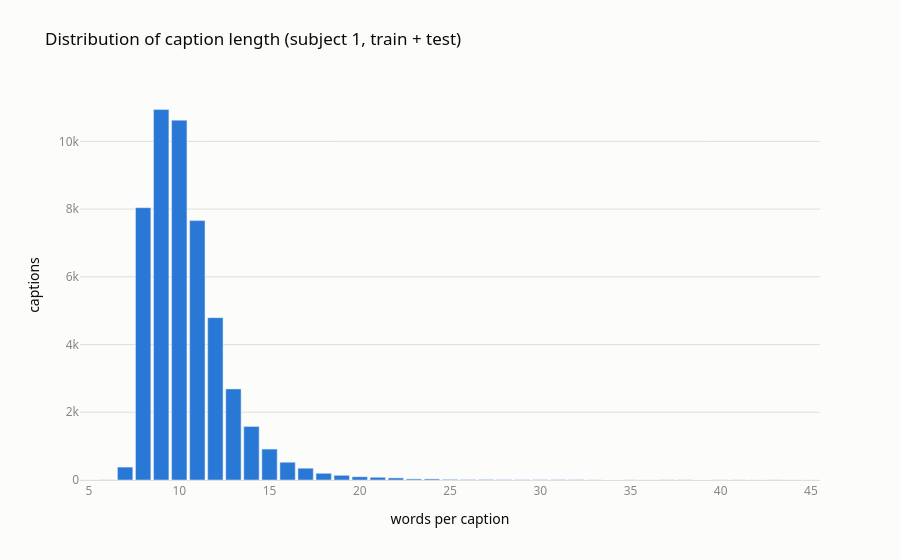

The notebook cell this image was saved under:
### Code cell
# [2.2.3] Chart: distribution of caption length
length_count = captions["n_words"].value_counts().sort_index()

fig = go.Figure()
fig.add_bar(
    x=length_count.index,
    y=length_count.values,
    marker=dict(color=BLUE),
    hovertemplate="%{x} words: %{y} captions<extra></extra>",
)
fig.update_layout(bargap=0.15)
style(fig,
      title="Distribution of caption length (subject 1, train + test)",
      xaxis_title="words per caption",
      yaxis_title="captions")
fig.show()

### Figure 1 — Plotly figure (JSON) as saved in the notebook; plotly's stock layout.template omitted (floating-point values rounded to 4 significant figures)
{"data": [{"hovertemplate": "%{x} words: %{y} captions<extra></extra>", "marker": {"color": "#2a78d6"}, "type": "bar", "x": [5, 6, 7, 8, 9, 10, 11, 12, 13, 14, 15, 16, 17, 18, 19, 20, 21, 22, 23, 24, 25, 26, 27, 28, 29, 30, 31, 32, 33, 35, 36, 37, 38, 40, 41, 42, 43, 44, 45], "y": [1, 3, 381, 8041, 10941, 10627, 7660, 4794, 2690, 1580, 913, 524, 348, 198, 138, 95, 79, 61, 31, 31, 17, 10, 12, 8, 6, 7, 7, 7, 2, 2, 1, 3, 3, 2, 2, 1, 2, 1, 1]}], "layout": {"bargap": 0.15, "font": {"color": "#0b0b0b", "family": "system-ui, 'Segoe UI', sans-serif"}, "legend": {"orientation": "h", "x": 0, "y": 1.02, "yanchor": "bottom"}, "margin": {"t": 90}, "paper_bgcolor": "#fcfcfb", "plot_bgcolor": "#fcfcfb", "title": {"text": "Distribution of caption length (subject 1, train + test)"}, "xaxis": {"linecolor": "#e1e0d9", "showgrid": false, "tickfont": {"color": "#898781"}, "title": {"text": "words per caption"}}, "yaxis": {"gridcolor": "#e1e0d9", "tickfont": {"color": "#898781"}, "title": {"text": "captions"}, "zeroline": false}}}
